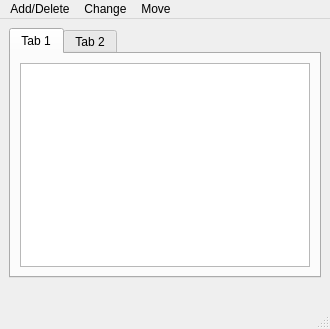
<?xml version="1.0" encoding="UTF-8"?>
<ui version="4.0">
 <class>MainWindow</class>
 <widget class="QMainWindow" name="MainWindow">
  <property name="geometry">
   <rect>
    <x>0</x>
    <y>0</y>
    <width>330</width>
    <height>329</height>
   </rect>
  </property>
  <property name="windowTitle">
   <string>MainWindow</string>
  </property>
  <widget class="QWidget" name="centralwidget">
   <layout class="QVBoxLayout" name="verticalLayout">
    <item>
     <widget class="QTabWidget" name="tabWidget">
      <property name="currentIndex">
       <number>0</number>
      </property>
      <widget class="QWidget" name="tab">
       <attribute name="title">
        <string>Tab 1</string>
       </attribute>
       <layout class="QVBoxLayout" name="verticalLayout_2">
        <item>
         <widget class="QTableWidget" name="tableWidget"/>
        </item>
       </layout>
      </widget>
      <widget class="QWidget" name="tab_2">
       <attribute name="title">
        <string>Tab 2</string>
       </attribute>
       <layout class="QVBoxLayout" name="verticalLayout_3">
        <item>
         <widget class="QTableWidget" name="tableWidget_2"/>
        </item>
       </layout>
      </widget>
     </widget>
    </item>
    <item>
     <widget class="QLabel" name="label">
      <property name="text">
       <string/>
      </property>
     </widget>
    </item>
   </layout>
  </widget>
  <widget class="QMenuBar" name="menubar">
   <property name="geometry">
    <rect>
     <x>0</x>
     <y>0</y>
     <width>330</width>
     <height>21</height>
    </rect>
   </property>
   <widget class="QMenu" name="menuVector_operations">
    <property name="title">
     <string>Add/Delete</string>
    </property>
    <addaction name="actionemplace_back"/>
    <addaction name="actionemplace"/>
    <addaction name="actionclear"/>
    <addaction name="actionsort"/>
    <addaction name="actionclear_2"/>
    <addaction name="actionresize"/>
    <addaction name="actionreserve"/>
   </widget>
   <widget class="QMenu" name="menuChange">
    <property name="title">
     <string>Change</string>
    </property>
    <addaction name="actionChange_value"/>
   </widget>
   <widget class="QMenu" name="menuMove">
    <property name="title">
     <string>Move</string>
    </property>
    <addaction name="actionSwap_2"/>
    <addaction name="actionAsign_from_another"/>
   </widget>
   <addaction name="menuVector_operations"/>
   <addaction name="menuChange"/>
   <addaction name="menuMove"/>
  </widget>
  <widget class="QStatusBar" name="statusbar"/>
  <action name="actionemplace_back">
   <property name="text">
    <string>emplace_back()</string>
   </property>
  </action>
  <action name="actionemplace">
   <property name="text">
    <string>emplace()</string>
   </property>
  </action>
  <action name="actionclear">
   <property name="text">
    <string>pop_back()</string>
   </property>
  </action>
  <action name="actionsort">
   <property name="text">
    <string>erase()</string>
   </property>
  </action>
  <action name="actionclear_2">
   <property name="text">
    <string>clear()</string>
   </property>
  </action>
  <action name="actionresize">
   <property name="text">
    <string>resize()</string>
   </property>
  </action>
  <action name="actionreserve">
   <property name="text">
    <string>reserve()</string>
   </property>
  </action>
  <action name="actionChange_value">
   <property name="text">
    <string>Change value</string>
   </property>
  </action>
  <action name="actionSwap">
   <property name="text">
    <string>Swap</string>
   </property>
  </action>
  <action name="actionSwap_2">
   <property name="text">
    <string>Swap</string>
   </property>
  </action>
  <action name="actionAsign_from_another">
   <property name="text">
    <string>Assign from another</string>
   </property>
  </action>
 </widget>
 <resources/>
 <connections/>
</ui>
